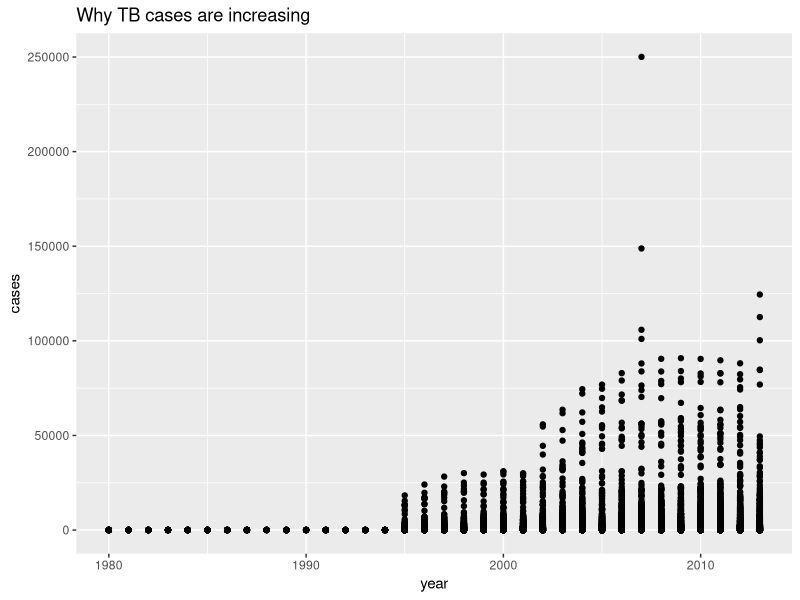
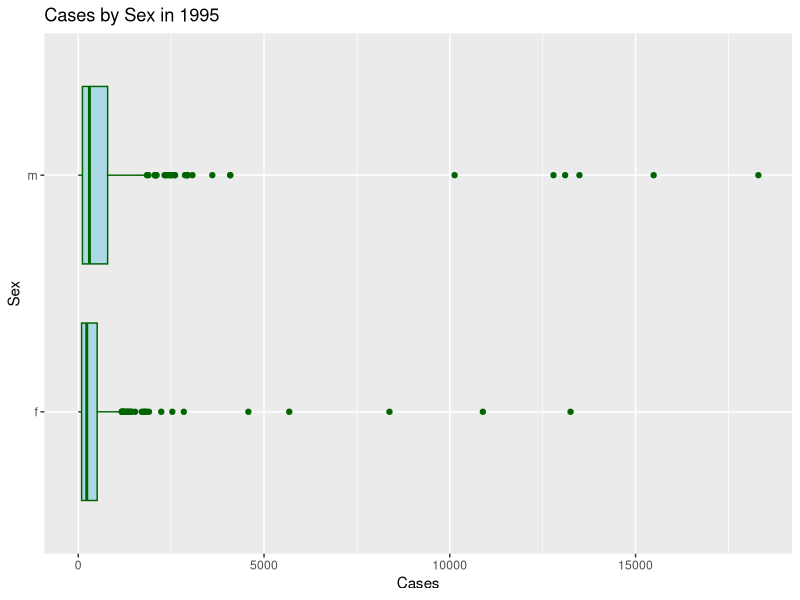
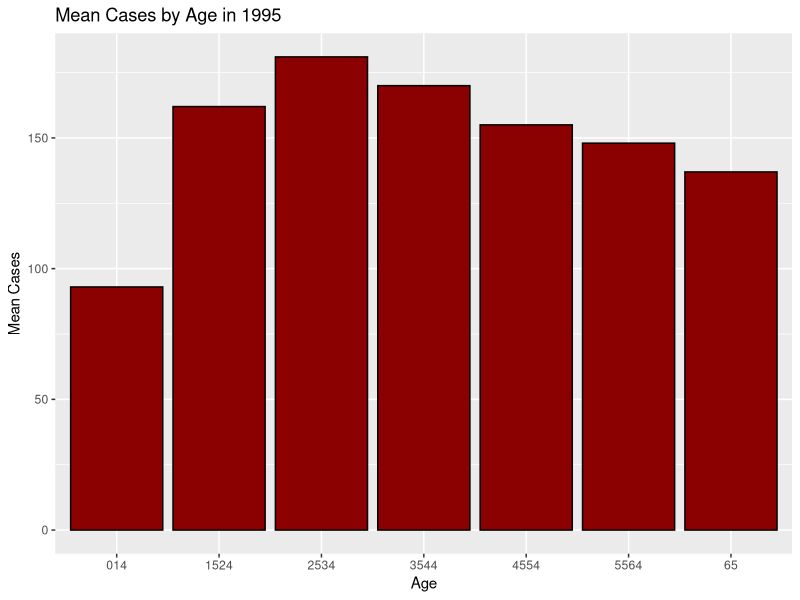

Source code (R) for these figures, in order:
## ---- chunk 1
knitr::opts_chunk$set(comment = NA,tidy = TRUE)
## ---- chunk 2
library(tidyverse)
library(stringr)
## ---- chunk 3
tb.cases <- as.tibble(read.csv('tb_cases.csv'))
head(tb.cases,10)
## ---- chunk 4
tb.cases1 <- gather(data=tb.cases, key=diag, value = cases, 5:60, na.rm=TRUE)
head(tb.cases1,10)
## ---- chunk 5
#old diag column
table(tb.cases1$diag)

## ---- chunk 6
#mutate diag column by replacing "newrel" values to "new_rel"
tb.cases2 <- mutate(tb.cases1, diag = str_replace(diag, "newrel", "new_rel"))
table(tb.cases2$diag)
## ---- chunk 7
Split <- strsplit(as.character(tb.cases2$diag), "_", fixed = TRUE)
new <- sapply(Split, "[", 1)
type <- sapply(Split, "[", 2)
sex.age <- sapply(Split, "[", 3)
tb.cases3 <- tb.cases2
tb.cases3$new <- new
tb.cases3$type <- type
tb.cases3$sex.age <- sex.age
tb.cases3 <- tb.cases3[c(1:4,7:9,6,5)]
tb.cases3 <- tb.cases3[1:8]
head(tb.cases3,10)
## ---- chunk 8
unique(tb.cases3$sex.age)
## ---- chunk 9
tb.cases4 <- tb.cases3[c(1,4,6:8)]
head(tb.cases4,10)
## ---- chunk 10
tb.cases5 <- separate(data=tb.cases4, col=sex.age, into=c("sex", "age"),sep = 1, remove = TRUE)
head(tb.cases5,10)
## ---- chunk 11
tb.cases6 <- tb.cases5[c(1,2,5,4,3,6)]
head(tb.cases6,10)
## ---- chunk 12
tb.cases6 %>% mutate_if(is.character, as.factor)
## ---- chunk 13
tb.cases6%>%
  group_by(age,sex)%>%
  count(age,wt= cases)
## ---- chunk 14
# tb.cases6%>%
#   group_by(country)%>% 
#   count(country,wt=cases)
tb.cases6 %>% 
  filter(rank(desc(cases)) == 1)
  
## ---- chunk 15
tb.cases6%>%
  filter(year>2009)%>%
  group_by(year,type)%>%
count(year,wt = cases)
## ---- chunk 16
  tb.cases6%>%
  filter(country=="India")%>%
  select(year,age,sex,type,cases)%>%
  group_by(year)%>%
filter(rank(cases)==1)
## ---- chunk 17
ggplot(data=tb.cases6,aes(x=year, y=cases))+ 
labs(x = "year", y = "cases",
     title="Why TB cases are increasing",
     sutitle="data from tb.cases6"
     )+
geom_point()
## ---- chunk 18
#group_by(tb.cases6, sex, cases) 
filter(tb.cases6, year == 1995) %>% group_by(sex, cases) %>% summarize(mean_cases = mean(cases, na.rm = TRUE)) %>% ggplot(data = ., aes(x = sex, y = mean_cases)) + geom_boxplot(color = "darkgreen", fill = "lightblue") + coord_flip() + labs(x = "Sex", y = "Cases", title = "Cases by Sex in 1995")
## ---- chunk 19
filter(tb.cases6, year == 1995) %>% 
  group_by(age, cases) %>% 
  summarize(mean_cases = mean(cases, na.rm = TRUE)) %>% 
  ggplot(data = ., aes(x = age)) + geom_bar(color="black",fill="darkred")+ labs(x = "Age", y = "Mean Cases", title = "Mean Cases by Age in 1995")
